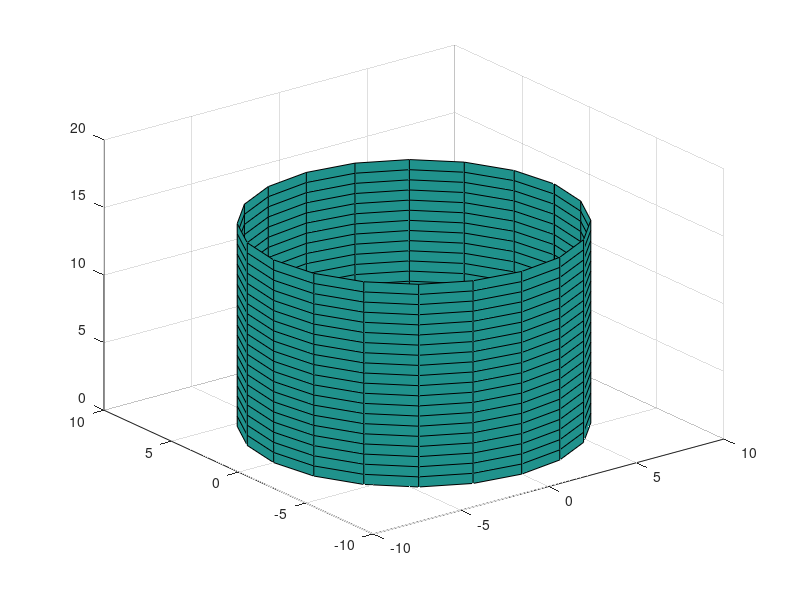

This figure's MATLAB source:
h=15;
r1=8;
[a,z]=meshgrid((0:.05:1)*2*pi,(0:.05:1)*h);
 x=r1*cos(a);
 y=r1*sin(a);
 surf(x,y,z,x*0)
 hold on
 h1=10;
R=5;
[a,z1]=meshgrid((0:.05:1)*2*pi,(0:.05:1)*h1);
r=R*(1-z1/h1);
 x1=cos(a).*r;
 y1=sin(a).*r;
 surf(x1,y1,z1,x*0)
 hold on